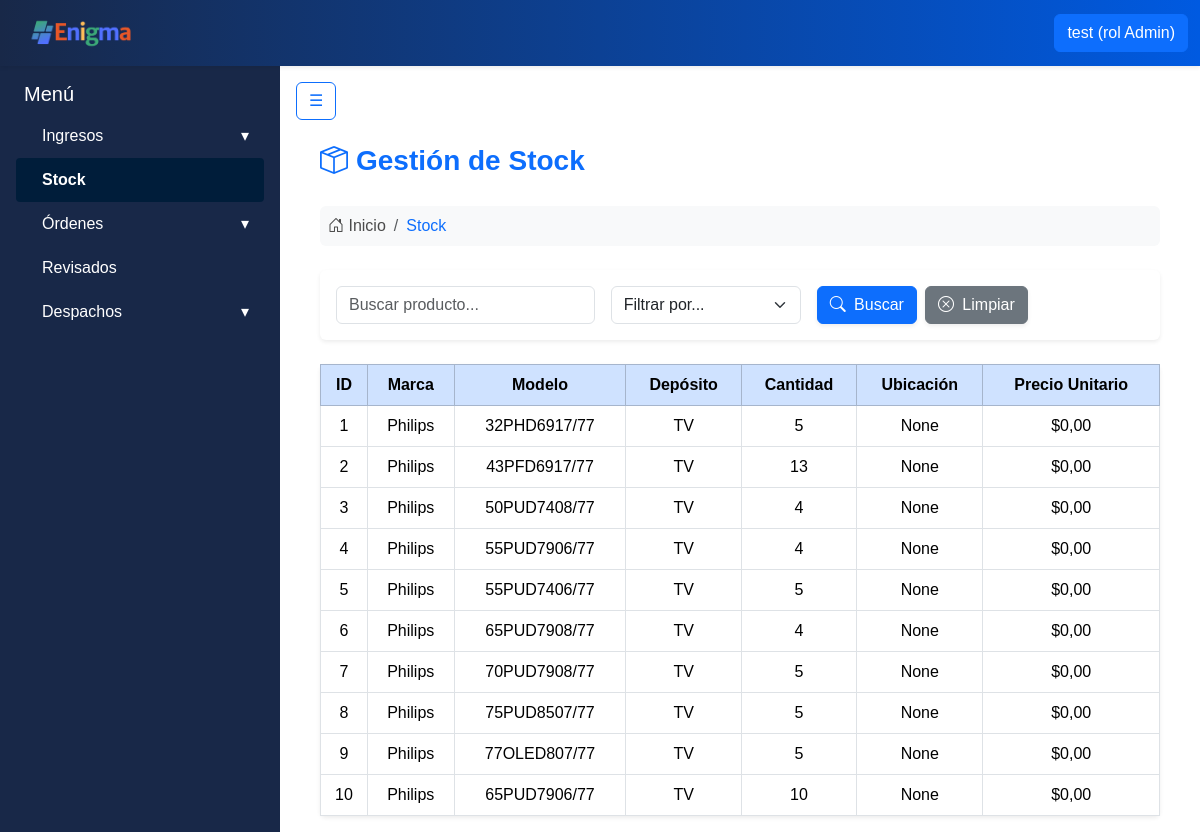
Page /stock/stock/ (signed in) on the earlier database version.
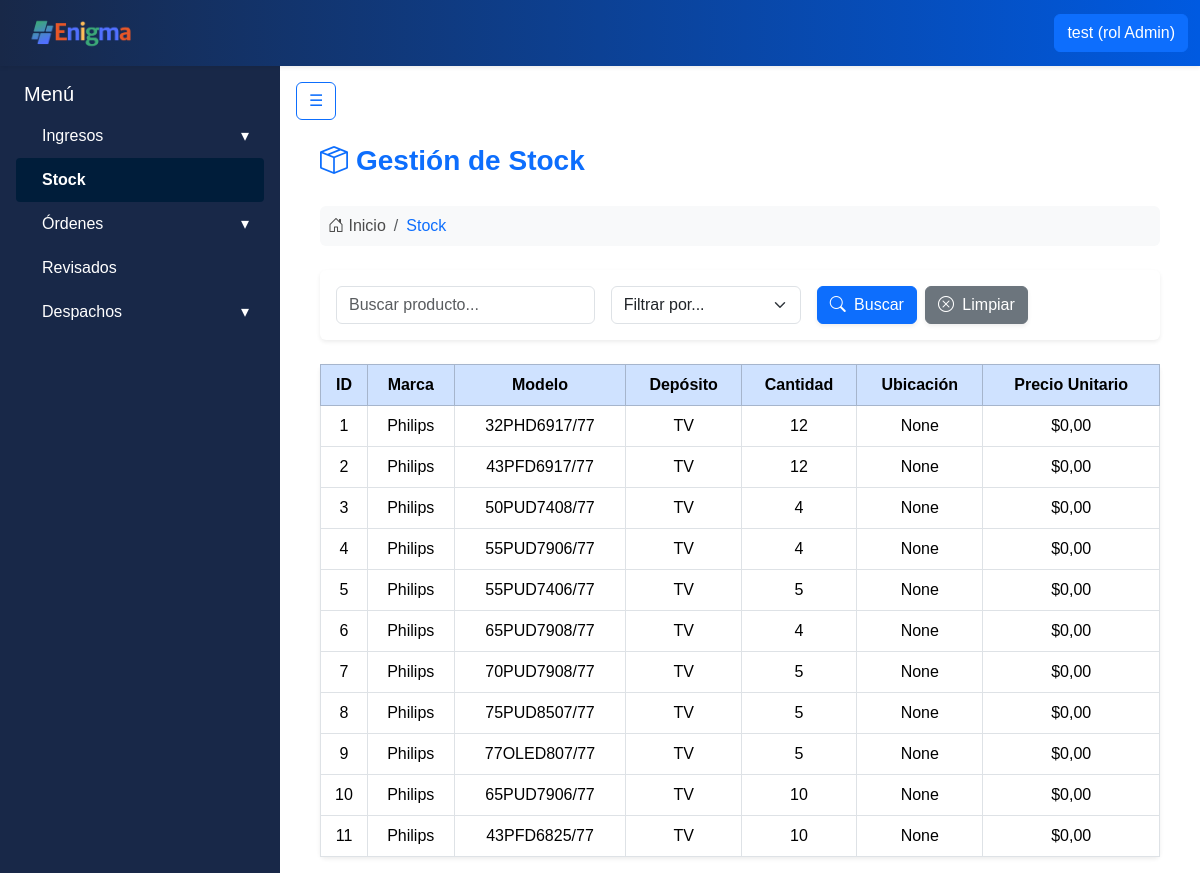
Same page on the later database version.
### apps/usuarios/models.py (models this page shows, shortened)
class Usuarios(AbstractBaseUser):
    username = models.CharField('Nombre de usuario', unique= True, max_length=60)
    email = models.EmailField('Correo electronico', max_length=254, unique= True)
    nombre = models.CharField(max_length=50)
    apellido = models.CharField(max_length=50)
    rol = models.ForeignKey(Roles, on_delete=models.CASCADE)
    activo = models.BooleanField(default=True)
    is_admin = models.BooleanField(default = False)
    is_superuser = models.BooleanField(default=False)
    is_staff = models.BooleanField(default=False)
    objects = UsuariosManager()
    USERNAME_FIELD = 'username'
    REQUIRED_FIELDS = ['nombre', 'apellido', 'email'] #campos necesarios para crear la cuenta por consola

class Roles(models.Model):
    id = models.AutoField(primary_key=True)
    nombre = models.CharField(max_length=50)
    def __str__(self):
        return self.nombre

### apps/stock/models.py (models this page shows, shortened)
class StockProductos(models.Model):
    id = models.AutoField(primary_key=True)
    producto_id = models.ForeignKey('ingresos.Productos', on_delete=models.CASCADE)
    deposito_id = models.ForeignKey('stock.Depositos', on_delete=models.CASCADE)
    cantidad_total = models.IntegerField()
    ubicacion = models.CharField(max_length=100, blank=True, null=True)
    precio_unitario = models.DecimalField(max_digits=10, decimal_places=2, default=0.00)

class Depositos(models.Model):
    id = models.AutoField(primary_key=True)
    nombre = models.CharField(max_length=50)

### apps/ingresos/models.py (models this page shows, shortened)
class Productos(models.Model):
    id = models.AutoField(primary_key=True)
    marca = models.CharField(max_length=30)
    modelo = models.CharField(max_length=50, unique=True)

### apps/stock/views.py (the view, shortened to what this page needs)
# urls.py: path('stock/', login_required(StockView.as_view()), name="stock"),
class StockView(LoginRequiredMixin, View):
    def get(self, request):
        productos = StockProductos.objects.select_related('producto_id', 'deposito_id').all()
        busqueda = request.GET.get('busqueda')
        filtro = request.GET.get('filtro')
        return render(request, 'stock.html', {
            'productos': productos,
            'show_navbar': True
        })

### apps/stock/templates/stock.html (shortened to what this page needs)
{% extends "base.html" %}
{% block content %}
<div class="container-fluid px-4 mt-3">
    <div class="d-flex align-items-center mb-4">
        <i class="bi bi-box-seam fs-3 text-primary me-2"></i>
        <h3 class="fw-bold text-primary m-0">Gestión de Stock</h3>
    </div>
    <nav aria-label="breadcrumb" class="mb-4">
        <ol class="breadcrumb bg-light rounded p-2">
            <li class="breadcrumb-item">
                <i class="bi bi-house-door"></i> Inicio
            </li>
            <li class="breadcrumb-item text-primary" aria-current="page">Stock</li>
        </ol>
    </nav>
    <div class="card shadow-sm border-0 mb-4">
        <div class="card-body">
            <form method="get" class="row g-3 align-items-center">
                <div class="col-md-4 col-sm-6">
                    <input type="text" name="busqueda" class="form-control"
                           placeholder="Buscar producto..." value="{{ request.GET.busqueda }}">
                </div>
                <div class="col-md-3 col-sm-6">
                    <select name="filtro" class="form-select">
                        <option value="">Filtrar por...</option>
                    </select>
                </div>
                <div class="col-md-5 col-sm-12 d-flex gap-2 justify-content-md-start justify-content-sm-center">
                    <button type="submit" class="btn btn-primary shadow-sm">
                        <i class="bi bi-search me-1"></i> Buscar
                    </button>
                    <a href="{% url 'stock' %}" class="btn btn-secondary shadow-sm">
                        <i class="bi bi-x-circle me-1"></i> Limpiar
                    </a>
                </div>
            </form>
        </div>
    </div>
    <div class="card shadow-sm border-0">
        <div class="card-body p-0">
            <table class="table table-bordered table-hover m-0 align-middle text-center">
                <thead class="table-primary">
                    <tr>
                        <th>ID</th>
                        <th>Marca</th>
                        <th>Modelo</th>
                        <th>Depósito</th>
                        <th>Cantidad</th>
                        <th>Ubicación</th>
                        <th>Precio Unitario</th>
                    </tr>
                </thead>
                <tbody>
                    {% for producto in productos %}
                    <tr>
                        <td>{{ producto.id }}</td>
                        <td>{{ producto.producto_id.marca }}</td>
                        <td>{{ producto.producto_id.modelo }}</td>
                        <td>{{ producto.deposito_id.nombre }}</td>
                        <td>{{ producto.cantidad_total }}</td>
                        <td>{{ producto.ubicacion }}</td>
                        <td>${{ producto.precio_unitario }}</td>
                    </tr>
                    {% empty %}
                    <tr>
                        <td colspan="7" class="text-muted py-4">No se encontraron productos.</td>
                    </tr>
                    {% endfor %}
                </tbody>
            </table>
        </div>
    </div>
</div>
{% endblock %}

### templates/base.html (shortened to what this page needs)
{% load static %}
<!DOCTYPE html>
<html lang="es">
<head>
    <link href="https://cdn.jsdelivr.net/npm/bootstrap@5.3.3/dist/css/bootstrap.min.css" rel="stylesheet">
    <link rel="stylesheet" href="https://cdn.jsdelivr.net/npm/bootstrap-icons@1.10.5/font/bootstrap-icons.css">
    <link rel="stylesheet" href="{% static 'css/style.css' %}">
    <link rel="stylesheet" href="{% static 'css/ordenes.css' %}">
</head>
<body class="d-flex flex-column min-vh-100">
    {% if not is_login_page %}
        {% include 'includes/header.html' %}
    {% endif %}
    <div class="d-flex flex-grow-1">
        {% if user.is_authenticated and not is_login_page %}
            {% include 'includes/navbar.html' %}
        {% endif %}
        <main class="flex-grow-1 p-3 overflow-auto">
            {% if user.is_authenticated and not is_login_page %}
                <button class="btn btn-outline-primary mb-1" onclick="toggleSidebar()">☰</button>
            {% endif %}
            {% block content %}{% endblock %}
        </main>
    </div>
</body>
</html>

### templates/includes/header.html (shortened to what this page needs)
{% load static %}
<nav class="navbar navbar-expand-lg shadow-sm navbar-gradient">
  <div class="container-fluid">
    <a class="navbar-brand d-flex align-items-center" href="{% url 'core:dashboard' %}">
      <div class="card-header"><img class="logo_form" src="{% static 'img/enigmaLogoNuevo.png' %}"  alt=""></div>
    </a>
    <div class="d-flex ms-auto">
      {% if user.is_authenticated %}
        <div class="dropdown">
          <a class="btn btn-primary" href="#" role="button" id="dropdownUser" data-bs-toggle="dropdown" aria-expanded="false">
            {{ user.username }} (rol {{ user.rol }})
          </a>
        </div>
      {% else %}
        <a href="{% url 'usuarios:register' %}" class="btn btn-outline-primary me-2">Registrarse</a>
        <a href="{% url 'usuarios:login' %}" class="btn btn-outline-success">Login</a>
      {% endif %}
    </div>
  </div>
</nav>

### templates/includes/navbar.html (shortened to what this page needs)
<div id="sidebar" class=" sidebar text-white p-3" style="width: 280px;">
  <h5>
    <a class="navbar-brand d-flex align-items-center" href="{% url 'core:dashboard' %}">
       Menú
    </a>
  </h5>
  <ul class="nav flex-column">
    <li class="nav-item">
      <a class="nav-link text-white d-flex justify-content-between align-items-center"
         data-bs-toggle="collapse"
         href="#submenuIngresos"
         role="button"
         aria-expanded="false"
         aria-controls="submenuIngresos">
         Ingresos
        <span class="ms-auto">&#9662;</span>
      </a>
    </li>
    <li class="nav-item">
      <a class="nav-link text-white {% if request.resolver_match.url_name == 'stock' %}active{% endif %}" href="{% url 'stock' %}">
         Stock
      </a>
    </li>
    <li class="nav-item">
      <a class="nav-link text-white d-flex justify-content-between align-items-center"
         data-bs-toggle="collapse"
         href="#submenuOrdenes"
         role="button"
         aria-expanded="false"
         aria-controls="submenuOrdenes">
         Órdenes
        <span class="ms-auto">&#9662;</span>
      </a>
    </li>
    <li class="nav-item">
      <a class="nav-link text-white {% if request.resolver_match.url_name == 'ordenes_revisadas' %}active{% endif %}" href="{% url 'despachos:ordenes_revisadas' %}">
         Revisados
      </a>
    </li>
    <li class="nav-item">
      <a class="nav-link text-white d-flex justify-content-between align-items-center"
         data-bs-toggle="collapse"
         href="#submenuDespachos"
         role="button"
         aria-expanded="false"
         aria-controls="submenuDespachos">
         Despachos
        <span class="ms-auto">&#9662;</span>
      </a>
    </li>
  </ul>
</div>

### static/css/style.css (style rules this page uses)
:root { --color-bg-navbar-solid:linear-gradient(90deg, #182848 0%, #005ae1 100%); }
.navbar-gradient { background: var(--color-bg-navbar-solid); }
.sidebar { background: #182848 100%; }
.logo_form { width: auto; height: 40px; margin-right: 10px; margin-left: 0.8rem; }
#sidebar { transition: all 0.3s; }
#sidebar { overflow: hidden; transition: all 0.3s ease; }
#sidebar .nav-link { transition: all 0.3s ease; padding: 10px 15px; border-left: 3px solid transparent; }
.active { background-color: #001d3a !important; font-weight: bold; border-radius: 0.25rem; }
body { font-family: Arial, sans-serif; color: #4b4b4b; }

Differences in the rows shown:
changed StockProductos "32PHD6917/77": cantidad_total "5" → "12"
changed StockProductos "43PFD6917/77": cantidad_total "13" → "12"
added StockProductos: id "11", producto_id.marca "Philips", producto_id.modelo "43PFD6825/77", deposito_id.nombre "TV", cantidad_total "10", ubicacion "None", precio_unitario "0,00"
